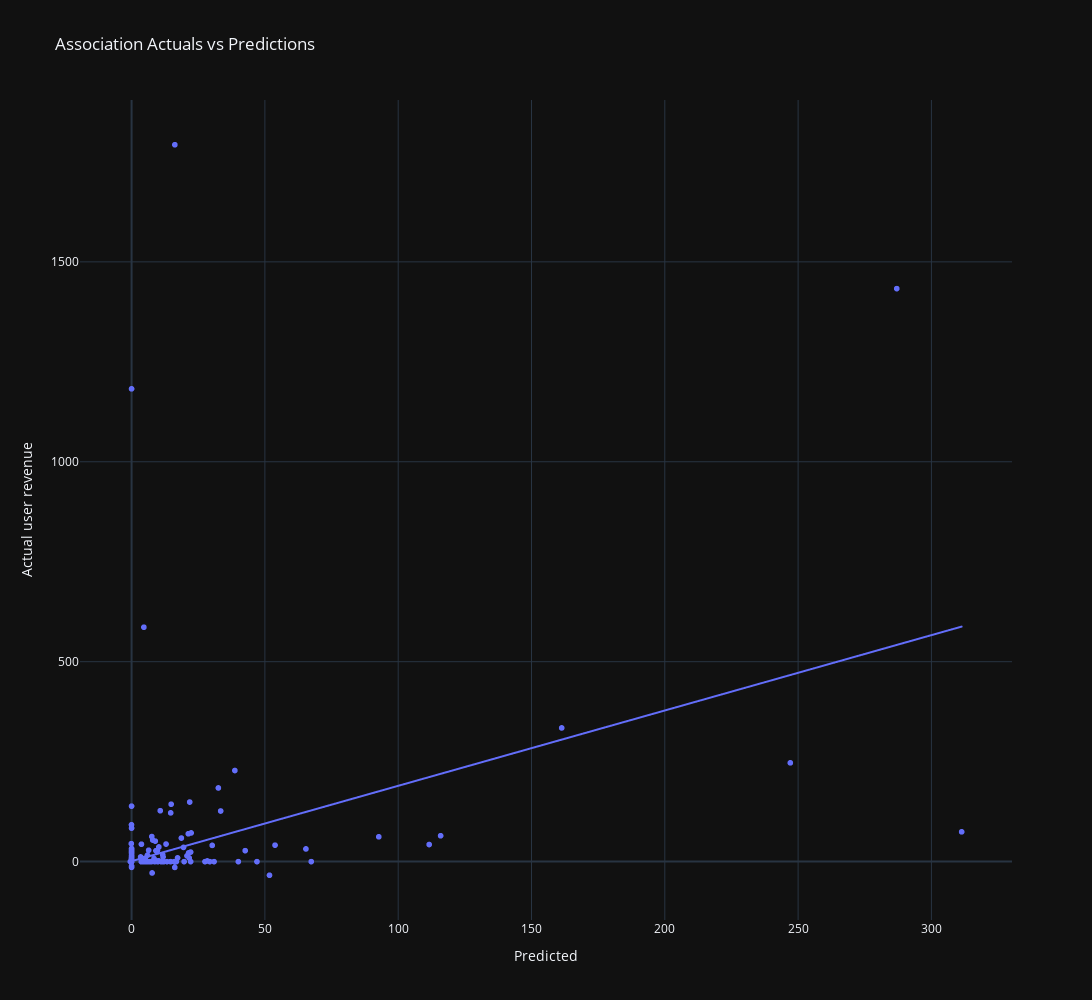

The code cell stored with this chart in its notebook:
### Code cell
import pandas as pd
import plotly.express as px

# Assuming reset_df is your DataFrame
pdf = pd.DataFrame({'y_test': df_plus[f'd7_28_increment'].values, 'predictions': predictions})

# Create a scatter plot with color-coded categories
fig = px.scatter(pdf, x = 'predictions', y = 'y_test', title = 'Association Actuals vs Predictions', trendline='ols',
                 labels = {'predictions': 'X-axis Label', 'y_test': 'Y-axis Label'},
                 template = 'plotly_dark',  # Choose a dark template for a professional look
                 hover_data = ['predictions', 'y_test'],  # Additional information on hover
                #  marginal_x = 'box',  # Display box plot on the x-axis
                #  marginal_y = 'violin'  # Display violin plot on the y-axis
                 )

# Customize the layout
fig.update_layout(
    width = 1500,  # Set the width in pixels
    height = 1000,  # Set the height in pixels
    xaxis = dict(title_text = 'Predicted'),
    yaxis = dict(title_text = 'Actual user revenue'),
    legend = dict(title = 'Legend Title'),
    showlegend = True
)

# Show the plot

### Figure 1 — Plotly figure (JSON) as saved in the notebook; plotly's stock layout.template omitted (floating-point values rounded to 4 significant figures; data arrays with more than 128 entries replaced by an {"elided": "..."} marker saying what was removed)
{"data": [{"hovertemplate": "X-axis Label=%{x}<br>Y-axis Label=%{y}<extra></extra>", "legendgroup": "", "marker": {"color": "#636efa", "symbol": "circle"}, "mode": "markers", "name": "", "showlegend": false, "type": "scattergl", "x": {"elided": "3000 float values"}, "xaxis": "x", "y": {"elided": "3000 float values"}, "yaxis": "y"}, {"hovertemplate": "<b>OLS trendline</b><br>y_test = 1.88447 * predictions + 1.10071<br>R<sup>2</sup>=0.160742<br><br>X-axis Label=%{x}<br>Y-axis Label=%{y} <b>(trend)</b><extra></extra>", "legendgroup": "", "marker": {"color": "#636efa", "symbol": "circle"}, "mode": "lines", "name": "", "showlegend": false, "type": "scattergl", "x": {"elided": "3000 float values"}, "xaxis": "x", "y": {"elided": "3000 float values"}, "yaxis": "y"}], "layout": {"height": 1000, "legend": {"title": {"text": "Legend Title"}, "tracegroupgap": 0}, "showlegend": true, "title": {"text": "Association Actuals vs Predictions"}, "width": 1500, "xaxis": {"anchor": "y", "domain": [0, 1], "title": {"text": "Predicted"}}, "yaxis": {"anchor": "x", "domain": [0, 1], "title": {"text": "Actual user revenue"}}}}
